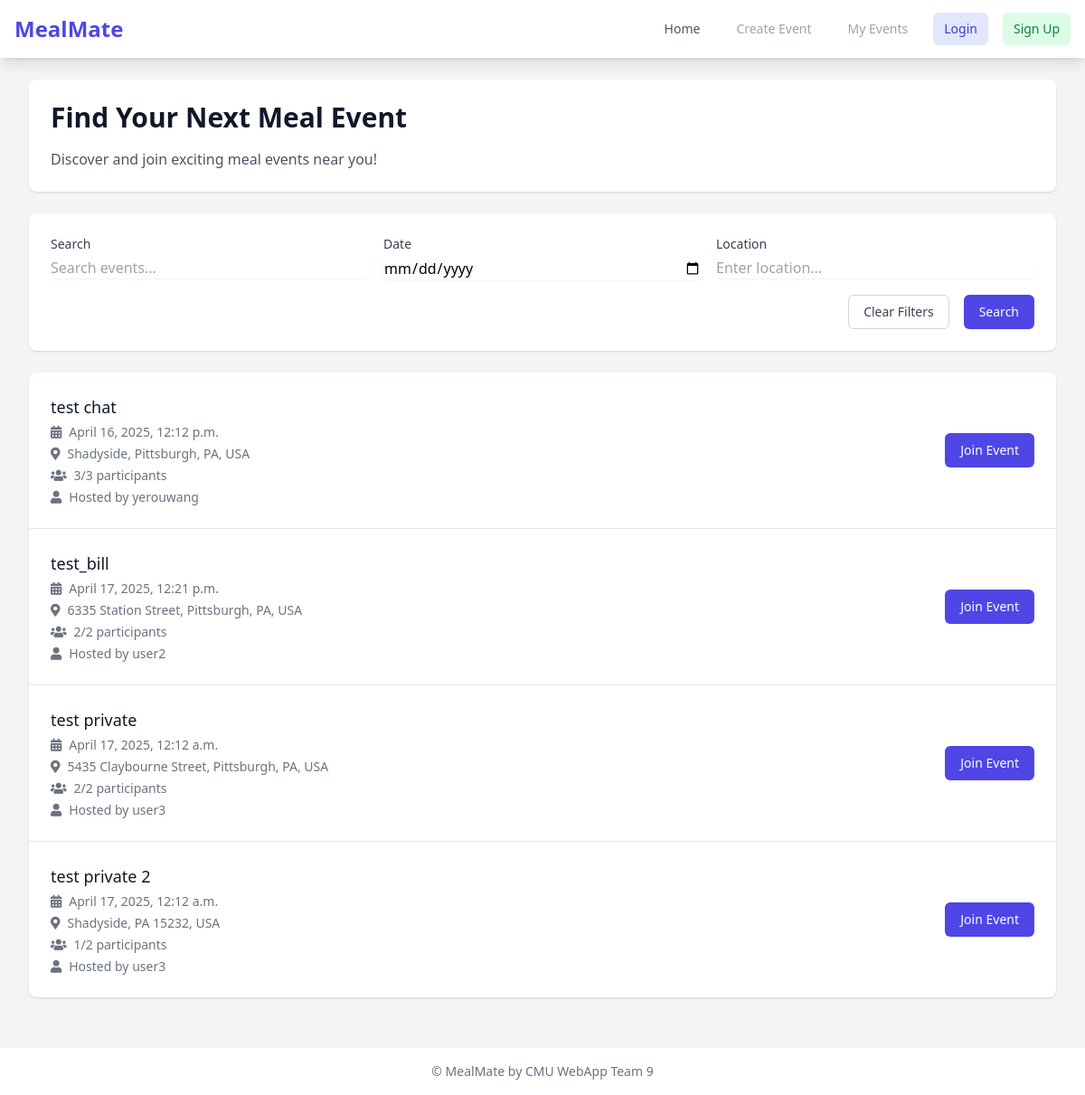
The page / on the database its author committed.
### MealMate/models.py (models this page shows, shortened)
class MealEvent(models.Model):
    title = models.CharField(max_length=100)
    description = models.TextField(blank=True)
    date_time = models.DateTimeField()
    location = models.CharField(max_length=255)
    latitude = models.FloatField(blank=True, null=True)
    longitude = models.FloatField(blank=True, null=True)
    max_participants = models.PositiveIntegerField()
    participants = models.ManyToManyField(User, through='Participation', related_name='events_joined')
    status = models.CharField(max_length=20, default='active')
    created_at = models.DateTimeField(auto_now_add=True)
    privacy = models.CharField(max_length=10, choices=[('public', 'Public'), ('private', 'Private')])
    invitation_code = models.CharField(max_length=10, blank=True, null=True)
    host = models.ForeignKey(User, on_delete=models.CASCADE, related_name='hosted_events')

### MealMate/views.py (the view)
# urls.py: path("", views.home, name='home'),
def home(request):
    events = MealEvent.objects.filter(status='active')
    search_query = request.GET.get('search', '')
    if search_query:
        events = events.filter(
            models.Q(title__icontains=search_query) |
            models.Q(description__icontains=search_query) |
            models.Q(location__icontains=search_query)
        )
    date_filter = request.GET.get('date', '')
    if date_filter:
        events = events.filter(date_time__date=date_filter)  #YYYY-MM-DD
    location_filter = request.GET.get('location', '')
    if location_filter:
        events = events.filter(location__icontains=location_filter)
    context = {
        'events': events,
        'search_query': search_query,
        'date_filter': date_filter,
        'location_filter': location_filter,
    }
    print(f"[DEBUG] Search query: {search_query}")
    for e in events:
        print(f"[DEBUG] Matched event: {e.title}")
    return render(request, 'MealMate/home.html', context)

### MealMate/templates/MealMate/home.html (shortened to what this page needs)
{% extends 'MealMate/base.html' %}
{% block content %}
<div class="space-y-6">
    <div class="bg-white shadow rounded-lg p-6">
        <h1 class="text-3xl font-bold text-gray-900 mb-4">Find Your Next Meal Event</h1>
        <p class="text-gray-600">Discover and join exciting meal events near you!</p>
    </div>
    <div class="bg-white shadow rounded-lg p-6">
        <form method="get" class="space-y-4">
            <div class="grid grid-cols-1 md:grid-cols-3 gap-4">
                <div>
                    <label for="search" class="block text-sm font-medium text-gray-700">Search</label>
                    <input type="text" name="search" id="search" value="{{ search_query }}"
                           class="mt-1 block w-full rounded-md border-gray-300 shadow-sm focus:border-indigo-500 focus:ring-indigo-500"
                           placeholder="Search events...">
                </div>
                <div>
                    <label for="date" class="block text-sm font-medium text-gray-700">Date</label>
                    <input type="date" name="date" id="date" value="{{ date_filter }}"
                           class="mt-1 block w-full rounded-md border-gray-300 shadow-sm focus:border-indigo-500 focus:ring-indigo-500">
                </div>
                <div>
                    <label for="location" class="block text-sm font-medium text-gray-700">Location</label>
                    <input type="text" name="location" id="location" value="{{ location_filter }}"
                           class="mt-1 block w-full rounded-md border-gray-300 shadow-sm focus:border-indigo-500 focus:ring-indigo-500"
                           placeholder="Enter location...">
                </div>
            </div>
            <div class="flex justify-end space-x-4">
                <a href="{% url 'home' %}" class="inline-flex items-center px-4 py-2 border border-gray-300 text-sm font-medium rounded-md text-gray-700 bg-white hover:bg-gray-50">
                    Clear Filters
                </a>
                <button type="submit" class="inline-flex items-center px-4 py-2 border border-transparent text-sm font-medium rounded-md text-white bg-indigo-600 hover:bg-indigo-700">
                    Search
                </button>
            </div>
        </form>
    </div>
    <div class="bg-white shadow rounded-lg divide-y divide-gray-200">
        {% if events %}
            {% for event in events %}
                <div class="p-6 hover:bg-gray-50">
                    <div class="flex items-center justify-between">
                        <div>
                            <h3 class="text-lg font-medium text-gray-900">
                                <a href="{% url 'event_detail' event.id %}" class="hover:text-indigo-600">
                                    {{ event.title }}
                                </a>
                            </h3>
                            <p class="mt-1 text-sm text-gray-500">
                                <i class="fas fa-calendar-alt mr-2"></i>{{ event.date_time|date:"F j, Y, g:i a" }}
                            </p>
                            <p class="mt-1 text-sm text-gray-500">
                                <i class="fas fa-map-marker-alt mr-2"></i>{{ event.location }}
                            </p>
                            <p class="mt-1 text-sm text-gray-500">
                                <i class="fas fa-users mr-2"></i>{{ event.participants.count }}/{{ event.max_participants }} participants
                            </p>
                            <p class="mt-1 text-sm text-gray-500">
                                <i class="fas fa-user mr-2"></i>Hosted by {{ event.host.username }}
                            </p>
                        </div>
                        <div class="flex items-center space-x-4">
                            {% if event.participants|length < event.max_participants %}
                                <a href="{% url 'join_event' event.id %}"
                                   class="inline-flex items-center px-4 py-2 border border-transparent text-sm font-medium rounded-md text-white bg-indigo-600 hover:bg-indigo-700">
                                    Join Event
                                </a>
                            {% else %}
                                <span class="inline-flex items-center px-4 py-2 border border-gray-300 text-sm font-medium rounded-md text-gray-700 bg-gray-50">
                                    Full
                                </span>
                            {% endif %}
                        </div>
                    </div>
                </div>
            {% endfor %}
        {% endif %}
    </div>
</div>
{% endblock %}

### MealMate/templates/MealMate/base.html (shortened to what this page needs)
<!DOCTYPE html>
<html lang="en">
<head>
    <script src="https://cdn.tailwindcss.com"></script>
    <link rel="stylesheet" href="https://cdnjs.cloudflare.com/ajax/libs/font-awesome/5.15.4/css/all.min.css">
</head>
<body class="bg-gray-100">
    <nav class="bg-white shadow-lg">
        <div class="max-w-7xl mx-auto px-4">
            <div class="flex justify-between h-16 items-center">
                <div class="flex items-center">
                    <a href="{% url 'home' %}" class="text-2xl font-bold text-indigo-600">MealMate</a>
                </div>
                <div class="hidden sm:flex sm:space-x-4 items-center">
                    <a href="{% url 'home' %}" class="text-gray-600 hover:text-indigo-600 px-3 py-2 rounded-md text-sm font-medium">
                        Home
                    </a>
                    {% if user.is_authenticated %}
                        <a href="{% url 'create_event' %}" class="text-gray-600 hover:text-indigo-600 px-3 py-2 rounded-md text-sm font-medium">
                            Create Event
                        </a>
                        <a href="{% url 'my_events' %}" class="text-gray-600 hover:text-indigo-600 px-3 py-2 rounded-md text-sm font-medium">
                            My Events
                        </a>
                        <a href="{% url 'profile' %}" class="text-gray-600 hover:text-indigo-600 px-3 py-2 rounded-md text-sm font-medium">
                            {{ user.username }}
                        </a>
                        <form action="{% url 'logout' %}" method="post" class="inline">
                            {% csrf_token %}
                            <button type="submit" class="text-sm text-red-600 bg-red-100 hover:bg-red-200 px-3 py-2 rounded-md font-medium">
                                Logout
                            </button>
                        </form>
                    {% else %}
                        <a href="#" onclick="showLoginPrompt()" class="text-gray-400 hover:text-gray-500 px-3 py-2 rounded-md text-sm font-medium">
                            Create Event
                        </a>
                        <a href="#" onclick="showLoginPrompt()" class="text-gray-400 hover:text-gray-500 px-3 py-2 rounded-md text-sm font-medium">
                            My Events
                        </a>
                        <a href="{% url 'login' %}" class="bg-indigo-100 text-indigo-700 hover:bg-indigo-200 px-3 py-2 rounded-md text-sm font-medium">
                            Login
                        </a>
                        <a href="{% url 'signup' %}" class="text-green-700 bg-green-100 hover:bg-green-200 px-3 py-2 rounded-md text-sm font-medium">
                            Sign Up
                        </a>
                    {% endif %}
                </div>
            </div>
        </div>
    </nav>
    <main class="max-w-7xl mx-auto py-6 sm:px-6 lg:px-8">
        {% block content %}
        {% endblock %}
    </main>
    <footer class="bg-white shadow-lg mt-8">
        <div class="max-w-7xl mx-auto py-4 px-4 sm:px-6 lg:px-8">
            <p class="text-center text-gray-500 text-sm">
                &copy; MealMate by CMU WebApp Team 9
            </p>
        </div>
    </footer>
</body>
</html>

### rows shown on the page
MealEvent: title "test chat", date_time "April 16, 2025, 12:12 p.m.", location "Shadyside, Pittsburgh, PA, USA", participants.count "3", max_participants "3", host.username "yerouwang", shows "Join Event"
MealEvent: title "test_bill", date_time "April 17, 2025, 12:21 p.m.", location "6335 Station Street, Pittsburgh, PA, USA", participants.count "2", max_participants "2", host.username "user2", shows "Join Event"
MealEvent: title "test private", date_time "April 17, 2025, 12:12 a.m.", location "5435 Claybourne Street, Pittsburgh, PA, USA", participants.count "2", max_participants "2", host.username "user3", shows "Join Event"
MealEvent: title "test private 2", date_time "April 17, 2025, 12:12 a.m.", location "Shadyside, PA 15232, USA", participants.count "1", max_participants "2", host.username "user3", shows "Join Event"
